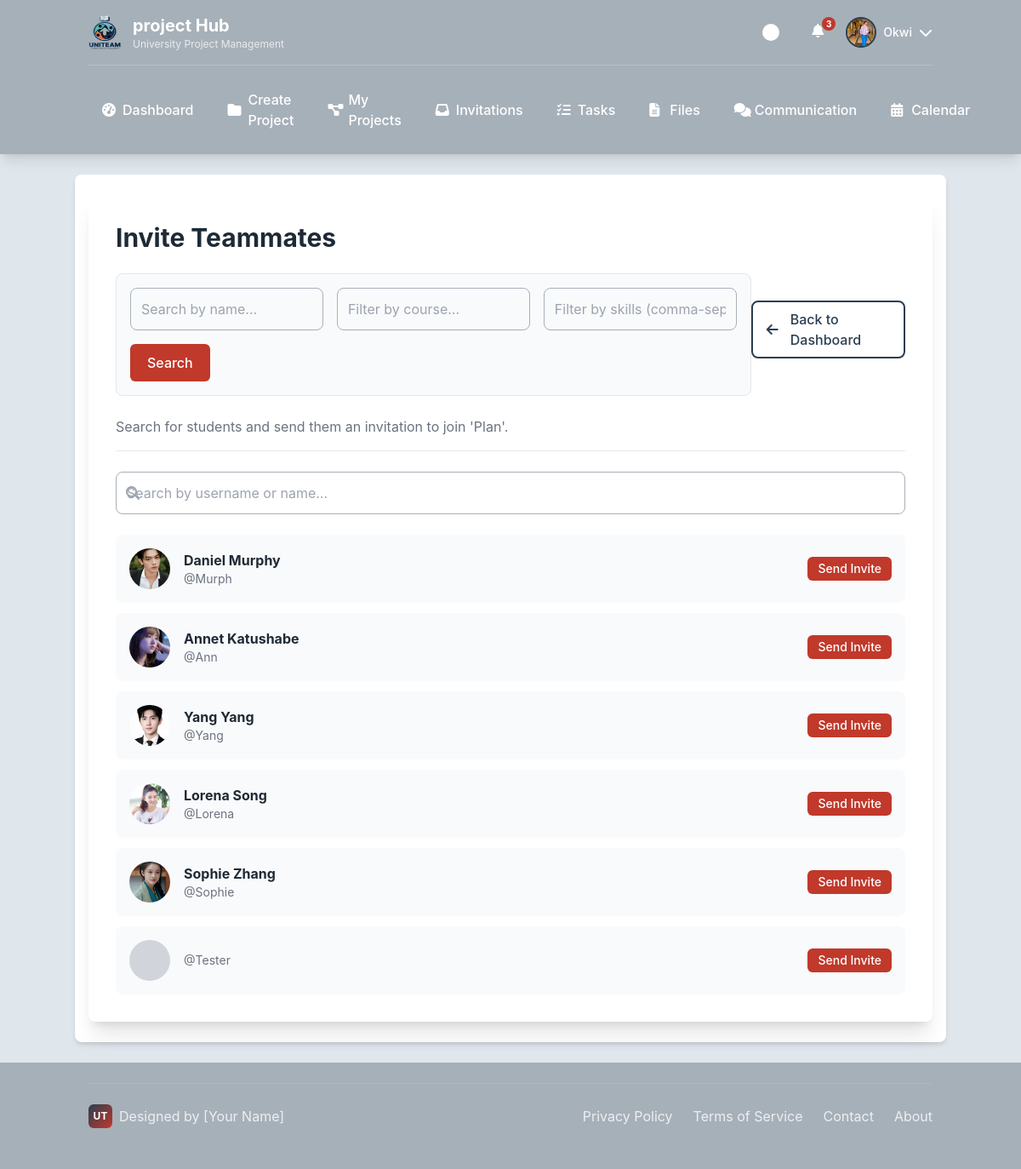
Page /projects/3/invite/ (signed in) on the committed database.
### users/models.py (models this page shows)
class CustomUser(AbstractUser):
    class Role(models.TextChoices):
        ADMIN = "ADMIN", "Admin"
        LECTURER = "LECTURER", "Lecturer"
        STUDENT = "STUDENT", "Student"
    role = models.CharField(max_length=50, choices=Role.choices)
    avatar = models.ImageField(upload_to='avatars/', null=True, blank=True)
    is_approved = models.BooleanField(default=True)
    phone_number = models.CharField(max_length=20, blank=True)
    def get_full_name(self):
        return f"{self.first_name} {self.last_name}"

### projects/models.py (models this page shows, shortened)
class Project(models.Model):
    class LifecycleStatus(models.TextChoices):
        DRAFT = 'DRAFT', 'Draft'
        ACTIVE = 'ACTIVE', 'Active'
        SUBMITTED = 'SUBMITTED', 'Submitted'
        ARCHIVED = 'ARCHIVED', 'Archived'
    title = models.CharField(max_length=200)
    description = models.TextField()
    course_code = models.CharField(max_length=20, blank=True)
    deadline = models.DateField()
    lifecycle_status = models.CharField(
        max_length=20,
        choices=LifecycleStatus.choices,
        default=LifecycleStatus.ACTIVE,
    )
    supervisor = models.ForeignKey(
        settings.AUTH_USER_MODEL,
        on_delete=models.SET_NULL, null=True, blank=True,
        limit_choices_to={'role': 'LECTURER'}, related_name='supervised_projects'
    )
    template_used = models.ForeignKey(ProjectTemplate, on_delete=models.SET_NULL, null=True, blank=True)
    created_at = models.DateTimeField(auto_now_add=True)
    updated_at = models.DateTimeField(auto_now=True)
    def get_absolute_url(self):
        return reverse('project_dashboard', kwargs={'project_id': self.pk})
    class Meta:
        ordering = ['deadline', '-created_at']

### projects/views.py (the view, shortened to what this page needs)
# urls.py: path('<int:project_id>/invite/', views.invite_member_view, name='invite_member'),
@login_required
def invite_member_view(request, project_id):
    project = get_object_or_404(Project, pk=project_id)
    is_leader_or_coleader = project.team.teammembership_set.filter(
        user=request.user,
        role__in=[Team.Role.LEADER, Team.Role.CO_LEADER]
    ).exists()
    if not is_leader_or_coleader:
        messages.error(request, "Only Group Leaders or Co-Leaders can invite members.")
        return redirect(project.get_absolute_url())
    query = request.GET.get('q', '')
    course_filter = request.GET.get('course', '')
    skills_filter = request.GET.get('skills', '')
    excluded_user_ids = list(project.team.members.values_list('id', flat=True))
    search_results = CustomUser.objects.filter(role=CustomUser.Role.STUDENT).exclude(id__in=excluded_user_ids)
    if query:
        search_results = search_results.filter(
            Q(username__icontains=query) | Q(first_name__icontains=query) | Q(last_name__icontains=query)
        )
    if course_filter:
        search_results = search_results.filter(studentprofile__course_name__icontains=course_filter)
    if skills_filter:
        search_results = search_results.filter(studentprofile__skills__name__in=[skill.strip() for skill in skills_filter.split(',')])
    search_results = search_results.distinct()
    context = {
        'project': project,
        'search_results': search_results,
    }
    return render(request, 'projects/invite_member.html', context)

### templates/projects/invite_member.html (shortened to what this page needs)
{% extends "base/base_student.html" %}
{% load static %}
{% block content %}
<div class="surface shadow-xl rounded-lg p-6 md:p-8">
    <div class="flex justify-between items-center mb-6 border-b pb-4">
        <div>
            <h1 class="text-3xl font-bold">Invite Teammates</h1>
            <form method="GET" class="my-6 p-4 border rounded-lg bg-gray-50 dark:bg-gray-700">
                <div class="grid grid-cols-1 md:grid-cols-3 gap-4">
                    <input type="text" name="q" value="{{ request.GET.q }}" placeholder="Search by name..." class="input-field">
                    <input type="text" name="course" value="{{ request.GET.course }}" placeholder="Filter by course..." class="input-field">
                    <input type="text" name="skills" value="{{ request.GET.skills }}" placeholder="Filter by skills (comma-sep)..." class="input-field">
                </div>
                <button type="submit" class="btn btn-primary mt-4">Search</button>
            </form>
            <p class="text-gray-500">Search for students and send them an invitation to join '{{ project.title }}'.</p>
        </div>
        <a href="{{ project.get_absolute_url }}" class="btn btn-secondary py-2 px-4 rounded-lg"><i class="fas fa-arrow-left mr-2"></i>Back to Dashboard</a>
    </div>
    <form method="GET" class="mb-6">
        <div class="relative">
            <input type="text" name="q" value="{{ request.GET.q }}" placeholder="Search by username or name..." class="input-field pl-10">
            <i class="fas fa-search absolute left-3 top-1/2 -translate-y-1/2 text-gray-400"></i>
        </div>
    </form>
    <div class="space-y-3">
        {% for student in search_results %}
        <div class="bg-gray-50 dark:bg-gray-700 p-4 rounded-lg flex justify-between items-center">
            <div class="flex items-center">
                {% if student.avatar %}
                    <img src="{{ student.avatar.url }}" class="w-12 h-12 rounded-full object-cover mr-4">
                {% else %}
                    <div class="w-12 h-12 rounded-full bg-gray-300 flex-shrink-0 flex items-center justify-center font-bold text-gray-600 mr-4 text-xl">
                    </div>
                {% endif %}
                <div>
                    <p class="font-bold">{{ student.get_full_name }}</p>
                    <p class="text-sm text-gray-500">@{{ student.username }}</p>
                </div>
            </div>
            <form method="POST">
                <button type="submit" class="btn btn-primary text-white text-sm py-1 px-3 rounded-md">
                    Send Invite
                </button>
            </form>
        </div>
        {% empty %}
            {% if request.GET.q %}
            <p class="text-center text-gray-500 py-4">No students found matching your search.</p>
            {% else %}
            <p class="text-center text-gray-500 py-4">Start typing in the search bar to find students to invite.</p>
            {% endif %}
        {% endfor %}
    </div>
</div>
{% endblock %}

### templates/base/base_student.html (shortened to what this page needs)
<!DOCTYPE html>
{% load static %}
<html lang="en">
<head>
    <script src="https://cdn.tailwindcss.com"></script>
    <link rel="stylesheet" href="https://cdnjs.cloudflare.com/ajax/libs/font-awesome/6.4.0/css/all.min.css">
    <link rel="stylesheet" href="{% static 'css/student_base.css' %}">
</head>
<body class="min-h-screen flex flex-col">
    <header class="header-bg text-white shadow-lg">
        <div class="container mx-auto px-4 py-4">
            <div class="flex justify-between items-center">
                <div class="logo-container">
                    <img src="{% static 'images/logo/uniteam_logo (1).png'%}" alt="UniTeam Logo" class="w-10 h-10 rounded-lg" onerror="this.style.display='none'; this.nextElementSibling.style.display='flex';">
                    <div>
                        <h1 class="text-xl font-bold">project Hub</h1>
                        <p class="text-xs opacity-75">University Project Management</p>
                    </div>
                </div>
                <div class="flex items-center space-x-4">
                    <div class="theme-toggle" id="themeToggle" title="Toggle Theme"></div>
                    {% if user.is_authenticated %}
                        <div class="relative cursor-pointer" id="notificationButton" title="Notifications">
                            <i class="fa-solid fa-bell w-6 h-6 text-white hover:text-accent-1 transition-colors"></i>
                            <span class="notification-badge">3</span>
                        </div>
                        <div class="profile-dropdown">
                            <div class="flex items-center gap-2 cursor-pointer" id="profileButton">
                                {% if user.avatar %}
                                    <img src="{{ user.avatar.url }}" alt="{{ user.username }}'s Avatar" class="profile-avatar object-cover">
                                {% else %}
                                    <div class="profile-avatar bg-accent-1 flex items-center justify-center text-white font-bold">
                                        {{ user.first_name.0|default:user.username.0|upper }}
                                    </div>
                                {% endif %}
                                <span class="hidden md:block text-sm font-medium">{{ user.first_name|default:user.username }}</span>
                                <i class="fa-solid fa-chevron-down w-4 h-4 transition-transform" id="profileArrow"></i>
                            </div>
                        </div>
                    {% else %}
                        <div class="flex items-center space-x-3">
                            <a href="#" class="btn btn-secondary">LOGIN</a>
                            <a href="#" class="btn btn-primary">REGISTER</a>
                        </div>
                    {% endif %}
                </div>
            </div>
            {% if user.is_authenticated %}
            <nav class="hidden md:block mt-4 pt-4 border-t border-white border-opacity-20">
                <div class="flex space-x-2">
                    <a href="{% url 'student_dashboard' %}" class="nav-link {% if request.resolver_match.url_name == 'dashboard' %}active{% endif %}">
                        <i class="fa-solid fa-gauge-high w-4 h-4"></i>
                        Dashboard
                    </a>
                    <a href="{% url 'create_project' %}" class="nav-link {% if request.resolver_match.url_name == 'projects' %}active{% endif %}">
                        <i class="fa-solid fa-folder w-4 h-4"></i>
                        Create Project
                    </a>
                    <a href="{% url 'my_projects' %}" class="nav-link {% if request.resolver_match.url_name == 'projects' %}active{% endif %}">
                        <i class="fa-solid fa-diagram-project w-4 h-4"></i>
                        My Projects
                    </a>
                    <a href="{% url 'view_invitations' %}" class="nav-link {% if request.resolver_match.url_name == 'invitations' %}active{% endif %}">
                        <i class="fa-solid fa-inbox w-4 h-4"></i>
                        Invitations
                    </a>
                    <a href="" class="nav-link {% if request.resolver_match.url_name == 'tasks' %}active{% endif %}">
                        <i class="fa-solid fa-list-check w-4 h-4"></i>
                        Tasks
                    </a>
                    <a href="#" class="nav-link {% if request.resolver_match.url_name == 'files' %}active{% endif %}">
                        <i class="fa-solid fa-file-lines w-4 h-4"></i>
                        Files
                    </a>
                    <a href="#" class="nav-link {% if request.resolver_match.url_name == 'communication' %}active{% endif %}">
                        <i class="fa-solid fa-comments w-4 h-4"></i>
                        Communication
                    </a>
                    <a href="#" class="nav-link {% if request.resolver_match.url_name == 'calendar' %}active{% endif %}">
                        <i class="fa-solid fa-calendar-days w-4 h-4"></i>
                        Calendar
                    </a>
                </div>
            </nav>
            {% endif %}
        </div>
    </header>
    <main class="flex-grow container mx-auto px-4 py-6 surface shadow-md my-6 rounded-lg">
        {% block content %}{% endblock %}
    </main>
    {% if user.is_authenticated %}
    <footer class="footer-bg text-white py-6 mt-auto">
        <div class="container mx-auto px-4">
            <div class="footer-content">
                <div class="personal-branding">
                    <div class="personal-logo">UT</div>
                    <span>Designed by [Your Name]</span>
                </div>
                <div class="footer-links">
                    <a href="#">Privacy Policy</a>
                    <a href="#">Terms of Service</a>
                    <a href="#">Contact</a>
                    <a href="#">About</a>
                </div>
            </div>
        </div>
    </footer>
    {% endif %}
</body>
</html>

### static/css/student_base.css (style rules this page uses)
:root { --light-gray: #DFE6EC; --dark-gray: #A6B0B9; --accent-1: #C0392B; --accent-2: #2C3E50; --text-dark: #1E2A35; --background: var(--light-gray); --surface: #ffffff; --header-bg: var(--dark-gray); --footer-bg: var(--dark-gray); }
body { background-color: var(--background); color: var(--text-dark); transition: all 0.3s ease; font-family: 'Inter', system-ui, -apple-system, sans-serif; }
.header-bg { background-color: var(--header-bg); }
.footer-bg { background-color: var(--footer-bg); }
.surface { background-color: var(--surface); }
.logo-container { display: flex; align-items: center; gap: 12px; }
.nav-link { position: relative; padding: 12px 16px; border-radius: 6px; transition: all 0.2s ease; font-weight: 500; display: flex; align-items: center; gap: 8px; }
.profile-dropdown { position: relative; }
.profile-avatar { width: 36px; height: 36px; border-radius: 50%; border: 2px solid var(--accent-2); cursor: pointer; transition: all 0.2s ease; }
.btn { display: inline-flex; align-items: center; gap: 6px; padding: 10px 20px; border-radius: 6px; font-weight: 500; text-decoration: none; transition: all 0.2s ease; cursor: pointer; border: none; }
.btn-primary { background-color: var(--accent-1); color: white; }
.btn-secondary { background-color: transparent; color: var(--accent-2); border: 2px solid var(--accent-2); }
.theme-toggle { width: 44px; height: 24px; background-color: var(--dark-gray); border-radius: 12px; position: relative; cursor: pointer; transition: background-color 0.3s ease; }
.theme-toggle::before { content: ''; position: absolute; top: 2px; left: 2px; width: 20px; height: 20px; background-color: white; border-radius: 50%; transition: transform 0.3s ease; }
.footer-content { display: flex; justify-content: space-between; align-items: center; padding: 24px 0; border-top: 1px solid rgba(255,255,255,0.1); }
.footer-links { display: flex; gap: 24px; }
.footer-links a { color: rgba(255,255,255,0.8); text-decoration: none; transition: color 0.2s ease; }
.personal-branding { display: flex; align-items: center; gap: 8px; color: rgba(255,255,255,0.8); }
.personal-logo { width: 28px; height: 28px; background: linear-gradient(135deg, var(--accent-2), var(--accent-1)); border-radius: 6px; display: flex; align-items: center; justify-content: center; color: white; font-weight: bold; font-size: 12px; }
.notification-badge { position: absolute; top: -4px; right: -4px; background-color: var(--accent-1); color: white; font-size: 10px; font-weight: bold; border-radius: 10px; min-width: 16px; height: 16px; display: flex; align-items: center; justify-content: center; padding: 0 4px; }

### templates/projects/invite_member.html (style rules this page uses)
.input-field { background-color: var(--input-bg); border: 1px solid var(--dark-gray); width: 100%; padding: .75rem; border-radius: .5rem; }

### rows in the picture
CustomUser: avatar (picture), first_name "Okwi"
Project: title "Plan"
CustomUser: avatar (picture), get_full_name "Daniel Murphy", username "Murph"
CustomUser: avatar (picture), get_full_name "Annet Katushabe", username "Ann"
CustomUser: avatar (picture), get_full_name "Yang Yang", username "Yang"
CustomUser: avatar (picture), get_full_name "Lorena Song", username "Lorena"
CustomUser: avatar (picture), get_full_name "Sophie Zhang", username "Sophie"
CustomUser: username "Tester"
